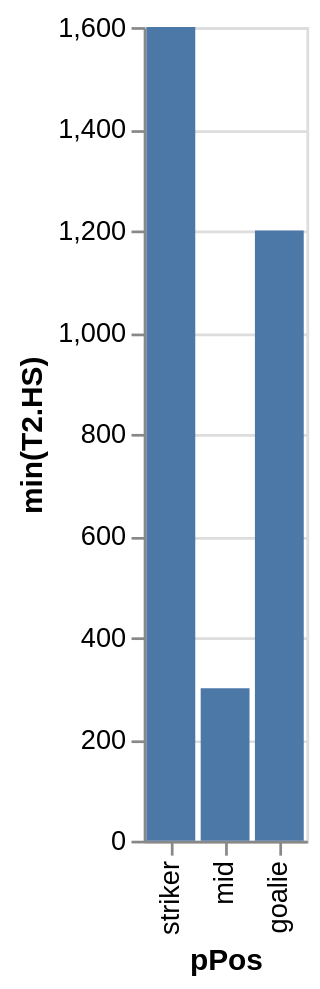

Write the Vega-Lite specification saved for this chart.
### Vega-Lite specification from a JSON file in a GitHub repository (floating-point values rounded to 4 significant figures)
{"data": {"values": [{"x_data": "striker", "y_data": 1600}, {"x_data": "mid", "y_data": 300}, {"x_data": "goalie", "y_data": 1200}]}, "mark": "bar", "encoding": {"x": {"field": "x_data", "type": "nominal", "title": "pPos", "sort": "descending"}, "y": {"field": "y_data", "type": "quantitative", "title": "min(T2.HS)"}}}
